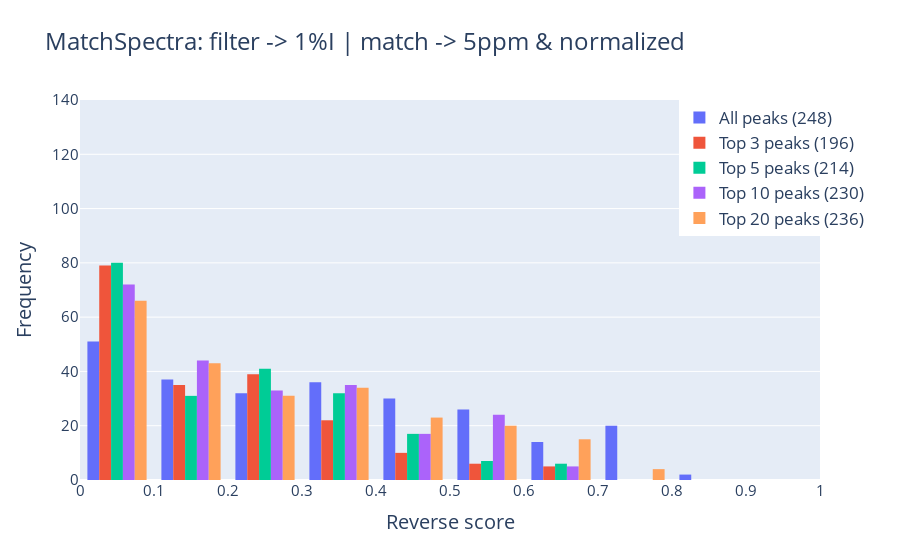

Notebook code cell kept with this figure:
### Code cell
plot_histograms_sidebyside(same_query_ref9, same_query_ref1, same_query_ref2, same_query_ref3, same_query_ref4, 'reverse_score',  'Reverse score', 'MatchSpectra: filter -> 1%I | match -> 5ppm & normalized')

### Figure 1 — Plotly figure (JSON) as saved in the notebook; plotly's stock layout.template omitted (floating-point values rounded to 4 significant figures; data arrays with more than 128 entries replaced by an {"elided": "..."} marker saying what was removed)
{"data": [{"name": "All peaks (248)", "nbinsx": 10, "type": "histogram", "x": {"elided": "248 float values"}, "xbins": {"end": 1, "start": 0}}, {"name": "Top 3 peaks (196)", "nbinsx": 10, "type": "histogram", "x": {"elided": "196 float values"}, "xbins": {"end": 1, "start": 0}}, {"name": "Top 5 peaks (214)", "nbinsx": 10, "type": "histogram", "x": {"elided": "214 float values"}, "xbins": {"end": 1, "start": 0}}, {"name": "Top 10 peaks (230)", "nbinsx": 10, "type": "histogram", "x": {"elided": "230 float values"}, "xbins": {"end": 1, "start": 0}}, {"name": "Top 20 peaks (236)", "nbinsx": 10, "type": "histogram", "x": {"elided": "236 float values"}, "xbins": {"end": 1, "start": 0}}], "layout": {"font": {"size": 17}, "legend": {"x": 0.81, "y": 1}, "title": {"text": "MatchSpectra: filter -> 1%I | match -> 5ppm & normalized"}, "xaxis": {"dtick": 0.1, "range": [0, 1], "tickfont": {"size": 15}, "title": {"text": "Reverse score"}}, "yaxis": {"range": [0, 140], "tickfont": {"size": 15}, "title": {"text": "Frequency"}}}}
